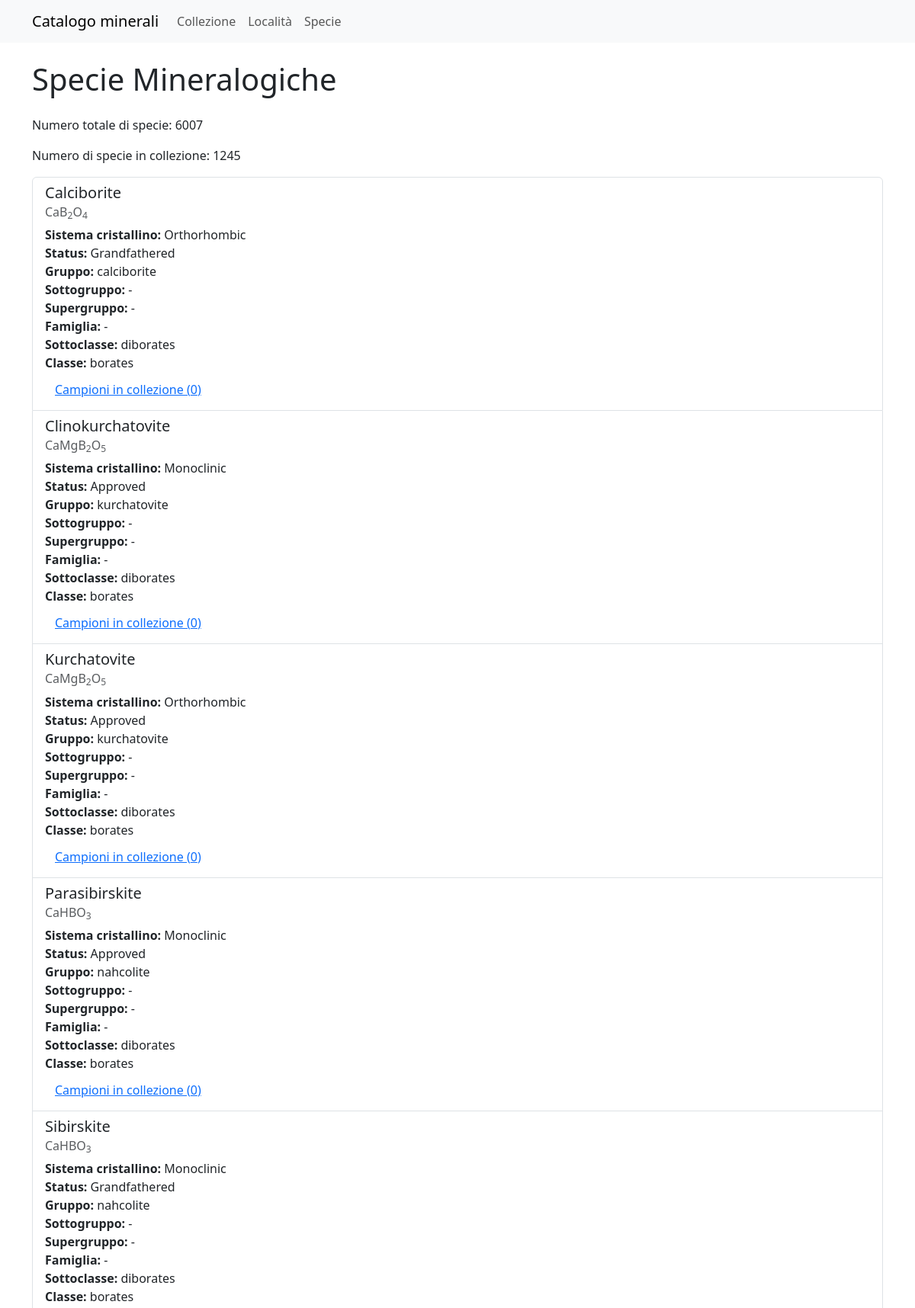
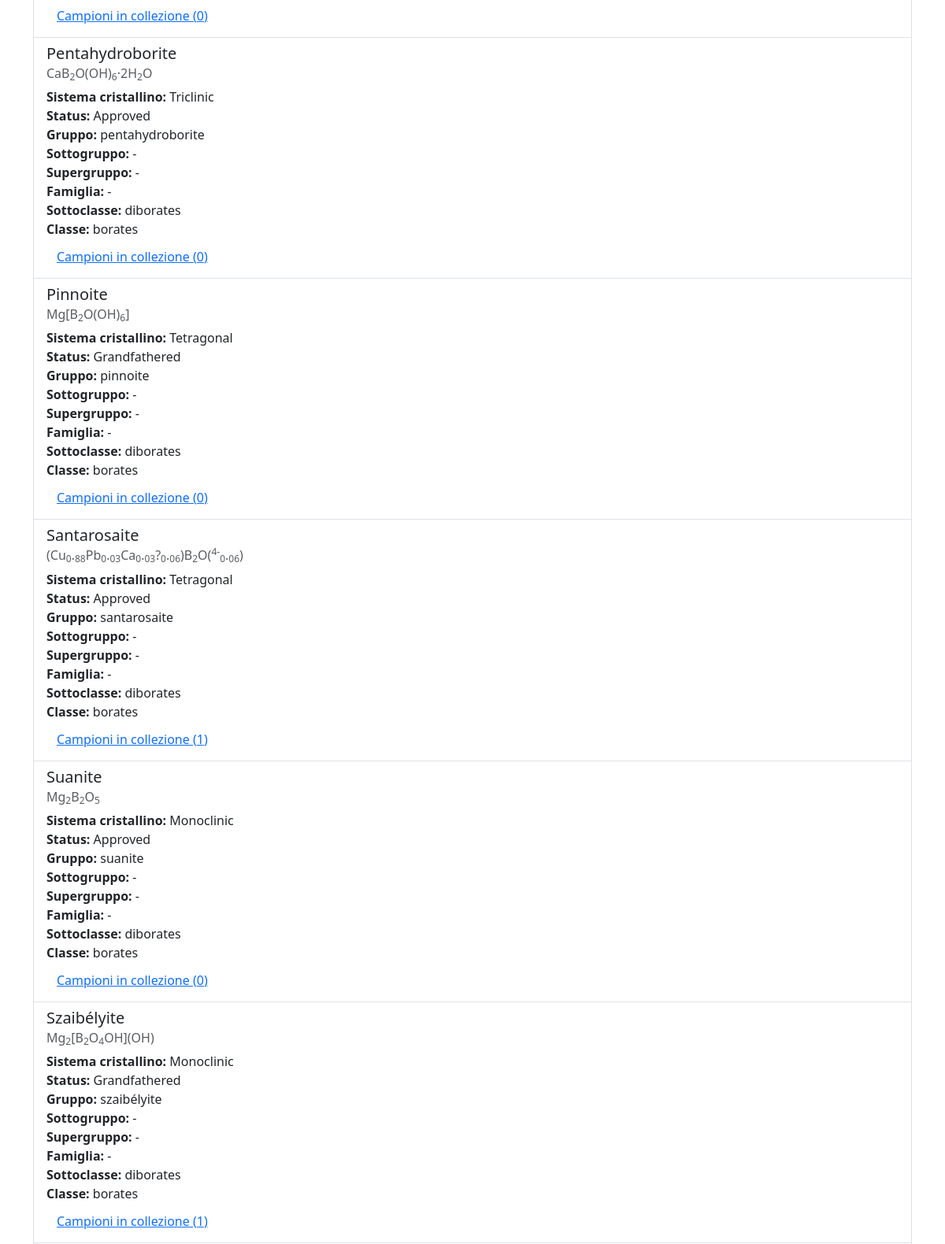
Page /specie (upper part) on the committed database (2 pictures, top to bottom).
### models.py (models this page shows, shortened)
class Specie(db.Model, SerializerMixin):
    id = db.Column(db.Integer, primary_key=True)
    specie = db.Column(db.String(100), unique=True, nullable=False)
    formula = db.Column(db.String(255))
    sistema_xx = db.Column(db.String(50))
    status = db.Column(db.String(50))
    sottogruppo = db.Column(db.String(50))
    gruppo = db.Column(db.String(100))
    supergruppo = db.Column(db.String(50))
    famiglia = db.Column(db.String(50))
    sottoclasse = db.Column(db.String(100))
    classe = db.Column(db.String(100))
    campioni = db.relationship('Collezione', back_populates='specie_rel', lazy='dynamic')
    serialize_rules = ('-campioni',)
    @property
    def formatted_formula(self):
        if self.formula:
            return self.formattazione_formula(self.formula)
        return ""
    @staticmethod
    def formattazione_formula(formula):
        formula = re.sub(r'(\d+)([+-])', r'<sup>\1\2</sup>', formula)
        formula = re.sub(r'(?<!<sup>)(?<!·)(\d+)(?!<)', r'<sub>\1</sub>', formula)
        return formula

### app.py (the view)
@app.route('/specie')
def specie():
    page = request.args.get('page', 1, type=int)
    per_page = 15
    specie_pagination = db.session.query(
        Specie,
        func.count(Collezione.id).label('campioni_count')
    ).outerjoin(Collezione).group_by(Specie.id).paginate(page=page, per_page=per_page, error_out=False)
    total_specie = Specie.query.count()
    specie_in_collezione = db.session.query(
        func.count(func.distinct(Specie.id))
    ).join(Collezione).filter(Collezione.specie_id.isnot(None)).scalar()
    specie_list = specie_pagination.items
    return render_template('specie.html',
                           specie_list=specie_list,
                           pagination=specie_pagination,
                           total_specie=total_specie,
                           specie_in_collezione=specie_in_collezione)

### app.py (called while the page is built)
@app.context_processor
def inject_specie_valide():
    specie_valide_count = db.session.query(func.count(func.distinct(Collezione.specie_id))).filter(Collezione.specie_id.isnot(None)).scalar()
    return {'specie_valide': specie_valide_count}

### templates/specie.html (shortened to what this page needs)
{% extends "base.html" %}
{% block content %}
<h1 class="mb-4">Specie Mineralogiche</h1>
<p>Numero totale di specie: {{ total_specie }}</p>
<p>Numero di specie in collezione: {{ specie_in_collezione }}</p>
<div class="list-group">
    {% for specie, campioni_count in specie_list %}
    <div class="list-group-item">
        <h5 class="mb-1">{{ specie.specie }}</h5>
        <h6 class="text-muted">{{ specie.formatted_formula|safe }}</h6>
        <p class="mb-1">
            <strong>Sistema cristallino:</strong> {{ specie.sistema_xx }}<br>
            <strong>Status:</strong> {{ specie.status }}<br>
            <strong>Gruppo:</strong> {{ specie.gruppo }}<br>
            <strong>Sottogruppo:</strong> {{ specie.sottogruppo }}<br>
            <strong>Supergruppo:</strong> {{ specie.supergruppo }}<br>
            <strong>Famiglia:</strong> {{ specie.famiglia }}<br>
            <strong>Sottoclasse:</strong> {{ specie.sottoclasse }}<br>
            <strong>Classe:</strong> {{ specie.classe }}
        </p>
        <button class="btn btn-link" type="button" data-bs-toggle="collapse" data-bs-target="#campioni{{ specie.id }}" aria-expanded="false" aria-controls="campioni{{ specie.id }}">
            Campioni in collezione ({{ campioni_count }})
        </button>
    </div>
    {% endfor %}
</div>
{% endblock %}

### rows in the picture
Specie: specie "Calciborite", formatted_formula "CaB 2 O 4", sistema_xx "Orthorhombic", status "Grandfathered", gruppo "calciborite", sottogruppo "-", supergruppo "-", famiglia "-", sottoclasse "diborates", classe "borates", campioni_count "0"
Specie: specie "Clinokurchatovite", formatted_formula "CaMgB 2 O 5", sistema_xx "Monoclinic", status "Approved", gruppo "kurchatovite", sottogruppo "-", supergruppo "-", famiglia "-", sottoclasse "diborates", classe "borates", campioni_count "0"
Specie: specie "Kurchatovite", formatted_formula "CaMgB 2 O 5", sistema_xx "Orthorhombic", status "Approved", gruppo "kurchatovite", sottogruppo "-", supergruppo "-", famiglia "-", sottoclasse "diborates", classe "borates", campioni_count "0"
Specie: specie "Parasibirskite", formatted_formula "CaHBO 3", sistema_xx "Monoclinic", status "Approved", gruppo "nahcolite", sottogruppo "-", supergruppo "-", famiglia "-", sottoclasse "diborates", classe "borates", campioni_count "0"
Specie: specie "Sibirskite", formatted_formula "CaHBO 3", sistema_xx "Monoclinic", status "Grandfathered", gruppo "nahcolite", sottogruppo "-", supergruppo "-", famiglia "-", sottoclasse "diborates", classe "borates", campioni_count "0"
Specie: specie "Pentahydroborite", formatted_formula "CaB 2 O(OH) 6 ·2H 2 O", sistema_xx "Triclinic", status "Approved", gruppo "pentahydroborite", sottogruppo "-", supergruppo "-", famiglia "-", sottoclasse "diborates", classe "borates", campioni_count "0"
Specie: specie "Pinnoite", formatted_formula "Mg[B 2 O(OH) 6 ]", sistema_xx "Tetragonal", status "Grandfathered", gruppo "pinnoite", sottogruppo "-", supergruppo "-", famiglia "-", sottoclasse "diborates", classe "borates", campioni_count "0"
Specie: specie "Santarosaite", formatted_formula "(Cu 0 . 88 Pb 0 . 03 Ca 0 . 03 ? 0 . 06 )B 2 O( 4- 0 . 06 )", sistema_xx "Tetragonal", status "Approved", gruppo "santarosaite", sottogruppo "-", supergruppo "-", famiglia "-", sottoclasse "diborates", classe "borates", campioni_count "1"
Specie: specie "Suanite", formatted_formula "Mg 2 B 2 O 5", sistema_xx "Monoclinic", status "Approved", gruppo "suanite", sottogruppo "-", supergruppo "-", famiglia "-", sottoclasse "diborates", classe "borates", campioni_count "0"
Specie: specie "Szaibélyite", formatted_formula "Mg 2 [B 2 O 4 OH](OH)", sistema_xx "Monoclinic", status "Grandfathered", gruppo "szaibélyite", sottogruppo "-", supergruppo "-", famiglia "-", sottoclasse "diborates", classe "borates", campioni_count "1"

### other values in the picture
{{ total_specie }} "6007"
{{ specie_in_collezione }} "1245"
